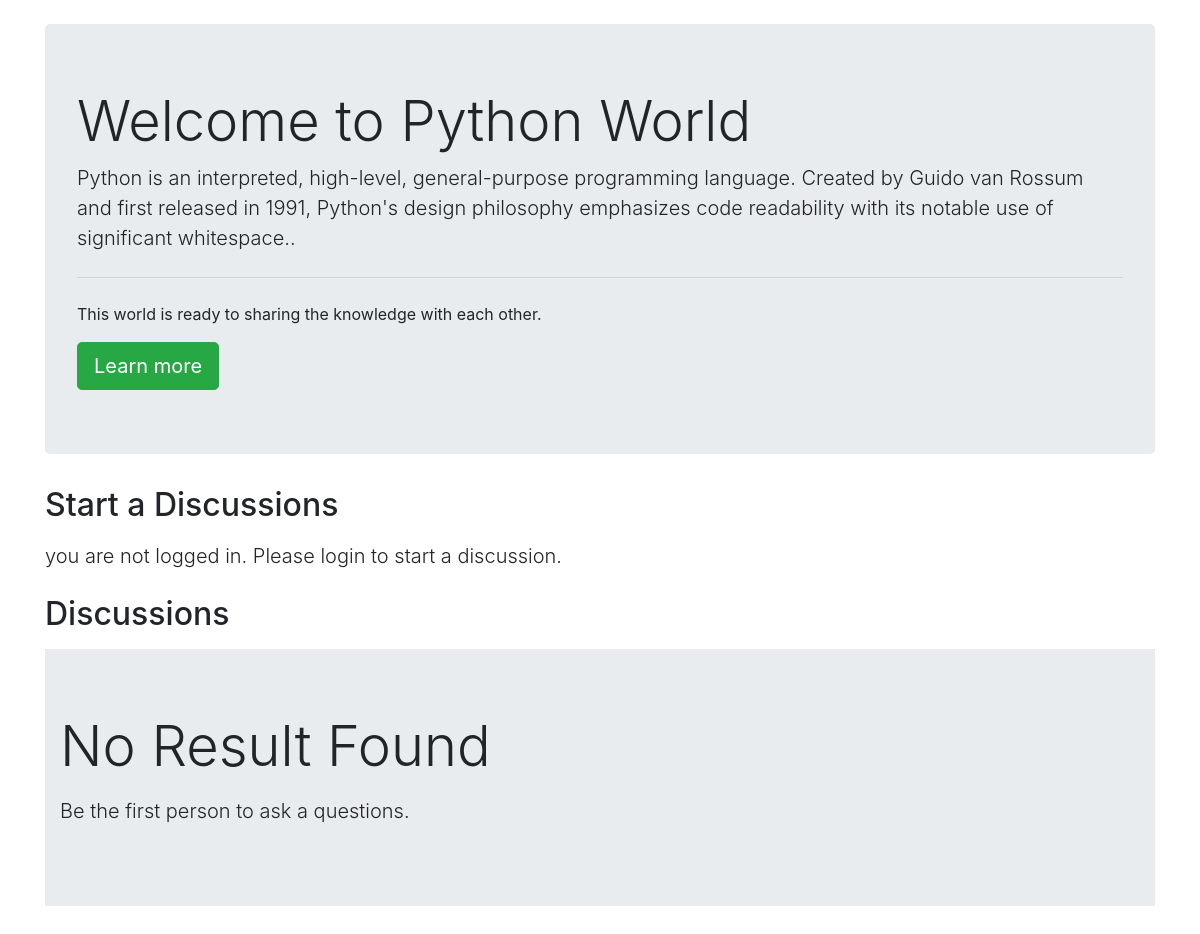
The app's page /threadlist.php?catid=1 with its own data.
### tables this page shows
CREATE TABLE `categories` (
  `category_id` int(8) NOT NULL,
  `category_name` varchar(100) NOT NULL,
  `category_description` varchar(255) NOT NULL,
  `Date` datetime NOT NULL
);

### threadlist.php (the view, shortened to what this page needs)
<!doctype html>
<html lang="en">
<head>
    <link rel="stylesheet" href="https://stackpath.bootstrapcdn.com/bootstrap/4.5.1/css/bootstrap.min.css"
>
</head>
<body>
    <?php
    $id = $_GET['catid'];
    $sql = "SELECT * FROM `categories` WHERE category_id= $id" ;
    $result = mysqli_query($conn,$sql);
    while($row = mysqli_fetch_assoc($result)){
        $catname = $row['category_name'];
        $catdesc = $row['category_description'];
    }
    ?>
    <div class="container my-4">
        <div class="jumbotron">
            <h1 class="display-4">Welcome to <?php echo $catname;?> World</h1>
            <p class="lead"> <?php echo $catdesc;?>.</p>
            <hr class="my-4">
            <p>This world is ready to sharing the knowledge with each other.</p>
            <a class="btn btn-success btn-lg" href="#" role="button">Learn more</a>
        </div>
    </div>
    <?php
        if(isset($_SESSION['loggedin']) && $_SESSION['loggedin']== true){
            echo '<div class="container">
                        <h2 class="my-3">Start a Discussions</h2>
                        <form action="' . $_SERVER["REQUEST_URI"] . '" method="post">
                            <div class="form-group">
                                <label for="exampleInputEmail1">Problem Title</label>
                                <input type="text" class="form-control" id="title" name="title" aria-describedby="emailHelp">
                                <small id="emailHelp" class="form-text text-muted">keep your title short as and crisp as possible else.</small>
                            </div>
                            <input type="hidden" name="sno" value="'. $_SESSION["sno"]. '">
                            <div class="form-group">
                                <label for="exampleFormControlTextarea1">Elleborate Your Concern</label>
                                <textarea class="form-control" id="desc" name="desc" rows="3"></textarea>
                            </div>
                            <button type="submit" class="btn btn-success">Submit</button>
                        </form>
                    </div>';
        }
        else {
            echo '<div class="container">
                    <h2 class="my-3">Start a Discussions</h2>
                    <p class="lead">you are not logged in. Please login to start a discussion.</p>
                </div>';
        }
   ?>
    <div class="container" id="ques">
        <h2 class="py-2">Discussions</h2>
        <?php
          $noResult= true;
            if($noResult){
                echo '<div class="jumbotron jumbotron-fluid">
                        <div class="container">
                           <p class="display-4">No Result Found</p>
                           <p class="lead">Be the first person to ask a questions.</p>
                        </div>
                    </div>';
            }
         ?>
    </div>
</body>
</html>

### threadlist.php (style rules this page uses)
#ques { min-height: 433px; }

### records on screen
categories: category_name "Python", category_description "Python is an interpreted, high-level, general-purpose programming language. Created by Guido van Rossum and first released in 1991, Python's design philosophy emphasizes code readability with its notable use of significant whitespace."
